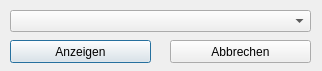
<?xml version="1.0" encoding="UTF-8"?>
<ui version="4.0">
 <class>view_result_dialog</class>
 <widget class="QDialog" name="view_result_dialog">
  <property name="geometry">
   <rect>
    <x>0</x>
    <y>0</y>
    <width>322</width>
    <height>71</height>
   </rect>
  </property>
  <property name="windowTitle">
   <string>Ergebnisse ansehen</string>
  </property>
  <widget class="QComboBox" name="select_result_box">
   <property name="geometry">
    <rect>
     <x>10</x>
     <y>10</y>
     <width>301</width>
     <height>22</height>
    </rect>
   </property>
  </widget>
  <widget class="QPushButton" name="view_button">
   <property name="geometry">
    <rect>
     <x>10</x>
     <y>40</y>
     <width>141</width>
     <height>23</height>
    </rect>
   </property>
   <property name="text">
    <string>Anzeigen</string>
   </property>
  </widget>
  <widget class="QPushButton" name="exit_button">
   <property name="geometry">
    <rect>
     <x>170</x>
     <y>40</y>
     <width>141</width>
     <height>23</height>
    </rect>
   </property>
   <property name="text">
    <string>Abbrechen</string>
   </property>
  </widget>
 </widget>
 <resources/>
 <connections>
  <connection>
   <sender>exit_button</sender>
   <signal>clicked()</signal>
   <receiver>view_result_dialog</receiver>
   <slot>close()</slot>
   <hints>
    <hint type="sourcelabel">
     <x>240</x>
     <y>311</y>
    </hint>
    <hint type="destinationlabel">
     <x>160</x>
     <y>162</y>
    </hint>
   </hints>
  </connection>
 </connections>
</ui>
